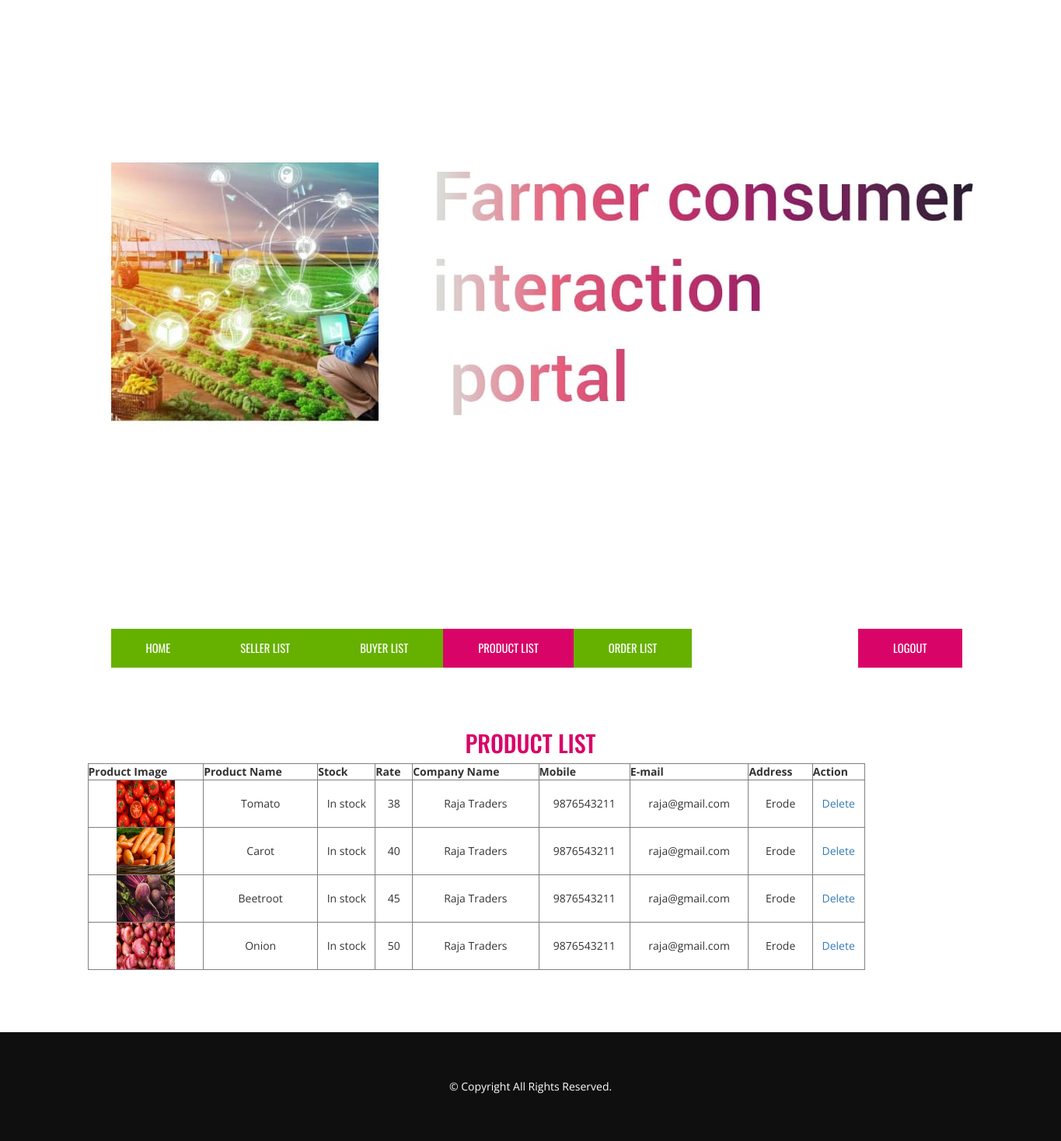
The app's page /admin-product-list.php with its own data.
### tables this page shows
CREATE TABLE IF NOT EXISTS `product` (
  `id` int(10) NOT NULL AUTO_INCREMENT,
  `sno` int(25) NOT NULL,
  `pname` varchar(25) NOT NULL,
  `pqw` varchar(25) NOT NULL,
  `rate` varchar(25) NOT NULL,
  `company` varchar(25) NOT NULL,
  `mobile` bigint(10) NOT NULL,
  `email` varchar(25) NOT NULL,
  `address` varchar(25) NOT NULL,
  `username` varchar(25) NOT NULL,
  `path` varchar(25) NOT NULL,
  PRIMARY KEY (`id`)
);

### admin-product-list.php (the view, shortened to what this page needs)
<?php
$query = "select * from product";
$data = mysql_query($query);
?>
<!DOCTYPE HTML>
<html lang="en-US">
<head>
	<link href="https://maxcdn.bootstrapcdn.com/bootstrap/3.3.6/css/bootstrap.min.css" rel="stylesheet">
	<link rel="stylesheet" href="https://maxcdn.bootstrapcdn.com/font-awesome/4.5.0/css/font-awesome.min.css">
	<link href='css/style.css' rel='stylesheet' type='text/css'>
	<link rel="stylesheet" type="text/css" href="css/settings.css" media="screen" />
</head>
<body>
	<header class="header">
		<div class="container">
			<div class="container-fluid">
				<div class="header-top">
					<div class="col-md-3 col-sm-4 hidden-xs logo">
						<a href=""><img src="img/logo.png" alt="" /></a>
					</div>
				</div>
			</div>
			<nav class="navbar navbar-default">
			  <div class="container-fluid">
				<div class="collapse navbar-collapse" id="navigation">
				  <ul class="nav navbar-nav">
					<li><a href="admin-dashboard.php">Home </a></li>
					<li><a href="admin-seller-list.php">Seller List</a></li>
					<li><a href="admin-buyer-list.php">Buyer List</a></li>
                    <li class="active"><a href="admin-product-list.php">Product List</a></li>
					<li><a href="admin-order-list.php">Order List</a></li>
				  </ul>
				  <ul class="nav navbar-nav navbar-right">
					<li class="get-a-quote"><a href="logout.php">Logout</a></li>
				  </ul>
				</div>
			  </div>
			</nav>
		</div>
	</header>
	<section class="blog">
		<div class="container">
			<h2>Product list</h2>
			<div class="blog-posts">
            <table border="1" width="1000" cellpadding="10" cellspacing="10">
<tr align="center">
<th align="center">Product Image</th><th align="center">Product Name</th> <th align="center">Stock</th> <th align="center">Rate</th><th align="center">Company Name</th><th align="center">Mobile</th><th align="center">E-mail</th><th align="center">Address</th> <th colspan="2" align="center">Action</th>
</tr>
<?php while($rec = mysql_fetch_array($data)) { ?>
<tr align="center">
<td> <img src="<?php echo $rec['path'];?>" width="75" height="60"></td>
<td> <?php echo $rec['pname']; ?> </td>
<td> <?php echo $rec['pqw']; ?> </td>
<td> <?php echo $rec['rate']; ?> </td>
<td> <?php echo $rec['company']; ?> </td>
<td> <?php echo $rec['mobile']; ?> </td>
<td> <?php echo $rec['email']; ?> </td>
<td> <?php echo $rec['address']; ?> </td>
<td> <a onClick="return confirm('Sure to delete!')" href="product-delete.php?id=<?php echo $rec['id']; ?>">Delete</a> </td>
</tr>
<?php } ?>
</table>
			</div>
		</div>
	</section>
	<section class="footer">
		<div class="copyright text-center">
			<div class="container">
				<div class="row">
					<p class="copyright">&copy; Copyright All Rights Reserved.</p>
				</div>
			</div>
		</div>
	</section>
</body>
</html>

### css/style.css (style rules this page uses)
body,p,h1,h2,h3,h4,h5,h6 { font-family:'open sans' }
.logo { padding:25px 15px; }
div#navigation { border:none; }
nav.navbar.navbar-default { background:none; border:none; font-family: 'oswald'; font-size: 11pt; text-transform:uppercase; margin:0px; }
ul.nav.navbar-nav { background: #66b100; }
ul.nav.navbar-nav li a { color: #fff !important; }
ul.nav.navbar-nav li.active a { background: #d90468; }
ul.nav.navbar-nav li { transition:.2s all ease-in-out; }
ul.nav.navbar-nav li a { padding: 15px 45px; }
ul.nav.navbar-nav li.get-a-quote { background:#d90468; }
.header-top { padding: 20px 0px; display: table; width: 100%; }
section.blog { padding:80px 0px; }
section.blog h2 { font-family:'oswald'; color:#d90468; text-align:center; text-transform:uppercase; margin-top:0px; }
.copyright { background: #0f0f0f; color: #fff; padding: 30px; }
.copyright p { margin: 0px; }

### records on screen
product: path (picture), pname "Tomato", pqw "In stock", rate "38", company "Raja Traders", mobile "9876543211", email "raja@gmail.com", address "Erode"
product: path (picture), pname "Carot", pqw "In stock", rate "40", company "Raja Traders", mobile "9876543211", email "raja@gmail.com", address "Erode"
product: path (picture), pname "Beetroot", pqw "In stock", rate "45", company "Raja Traders", mobile "9876543211", email "raja@gmail.com", address "Erode"
product: path (picture), pname "Onion", pqw "In stock", rate "50", company "Raja Traders", mobile "9876543211", email "raja@gmail.com", address "Erode"
